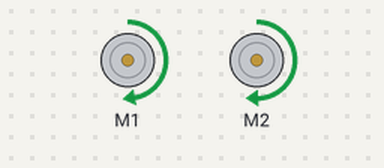
The program below on a simulated Raspberry Pi Pico running CircuitPython. Parts: 2 × DC motor (green arrow = forward, orange = backward, longer = faster). What the program prints to the serial console is not drawn.

Above: at 1.5 s.
At 4.5 s:
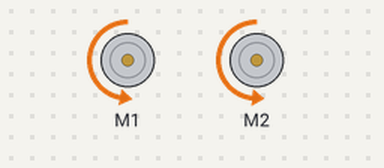
At 7.5 s:
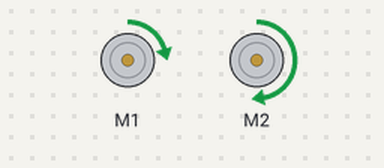
At 13.5 s:
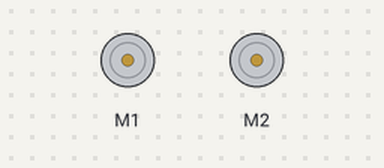
Timing chart, 0 to 19.5 s (numbered marks = the images above):
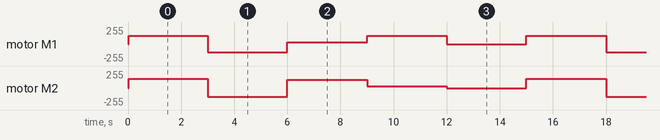

The program:

PIco_movenment.py
```python
'''
Basic Robot Movement using Maker Drive and CircuitPython on Pi Pico W.

Libraries required from bundle (https://circuitpython.org/libraries):
  - adafruit_motor

References:
  - https://learn.adafruit.com/circuitpython-essentials/circuitpython-pwm
  - https://my.cytron.io/tutorial/control-dc-motor-using-maker-drive-and-circuitpython-on-rp2040

'''

import time
import board
import analogio
import digitalio
import pwmio
from adafruit_motor import motor

# Left Motor
PWM_M1A = board.GP8
PWM_M1B = board.GP9
# Right Motor
PWM_M2A = board.GP10
PWM_M2B = board.GP11

# DC motor setup
# DC Motors generate electrical noise when running that can reset the microcontroller in extreme
# cases. A capacitor can be used to help prevent this.
pwm_1a = pwmio.PWMOut(PWM_M1A, frequency=10000)
pwm_1b = pwmio.PWMOut(PWM_M1B, frequency=10000)
motorL = motor.DCMotor(pwm_1a, pwm_1b)
pwm_2a = pwmio.PWMOut(PWM_M2A, frequency=10000)
pwm_2b = pwmio.PWMOut(PWM_M2B, frequency=10000)
motorR = motor.DCMotor(pwm_2a, pwm_2b)


def Robot_Movement(sL, sR):
    motorL.throttle = sL
    motorR.throttle = sR

def forward():
    Robot_Movement(0.5, 0.54)
    time.sleep(3)

def Backward():
  Robot_Movement(-0.5, -0.52)
  time.sleep(3)

def  TurnLeft():
  Robot_Movement(0.1, 0.5)
  time.sleep(3)

def TurnRight():
  Robot_Movement(0.5, 0.1)
  time.sleep(3)

def stop():
  Robot_Movement(0, 0)
  time.sleep(3)
print("Press GP20 button to start...")
###########################################################################
while True:  # Button pressed (logic is active low)
   forward()
   Backward()
   TurnLeft()
   TurnRight()
   stop()
```

Measured:
- by itself, motor M1: repeats every 15.0 s: backward 127/255 3.0 s, forward 25/255 3.0 s, forward 127/255 3.0 s, stopped 3.0 s, forward 127/255 3.0 s
- by itself, motor M2: repeats every 15.0 s: backward 132/255 3.0 s, forward 127/255 3.0 s, forward 25/255 3.0 s, stopped 3.0 s, forward 137/255 3.0 s
